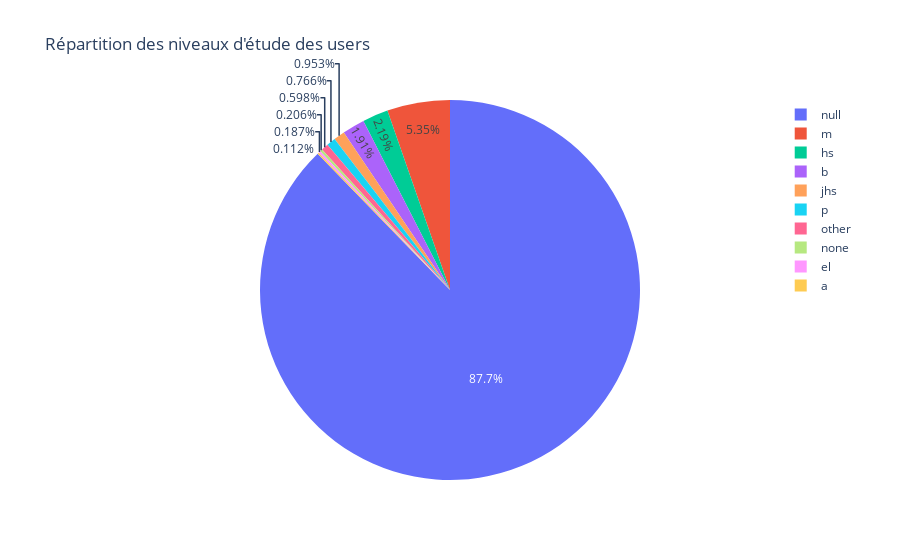

Notebook code for this chart:
### Code cell
# pieplot du nb de levels_of_education
fig = px.pie(data_by_user, 
             values='nb_mooc', 
             names='level_of_education', 
             title="Répartition des niveaux d'étude des users")
fig.show()
# se renseigner sur les significations !

### Figure 1 — Plotly figure (JSON) as saved in the notebook; plotly's stock layout.template omitted (floating-point values rounded to 4 significant figures; data arrays with more than 128 entries replaced by an {"elided": "..."} marker saying what was removed)
{"data": [{"domain": {"x": [0, 1], "y": [0, 1]}, "hovertemplate": "level_of_education=%{label}<br>nb_mooc=%{value}<extra></extra>", "labels": {"elided": "4329 str values"}, "legendgroup": "", "name": "", "showlegend": true, "type": "pie", "values": {"elided": "4329 int values"}}], "layout": {"legend": {"tracegroupgap": 0}, "title": {"text": "Répartition des niveaux d'étude des users"}}}
